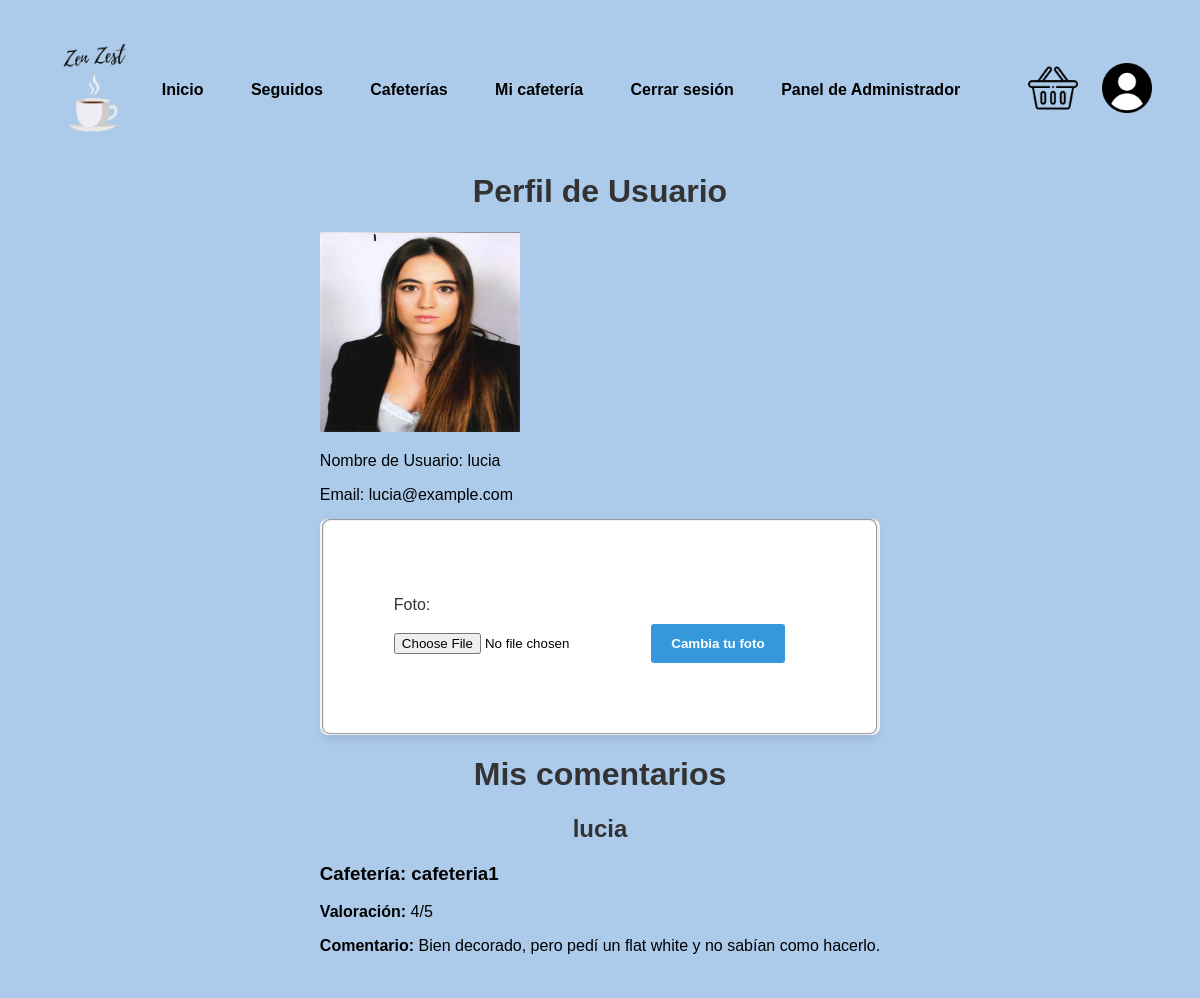
The page /perfil.php (signed in) on the database as committed earlier.
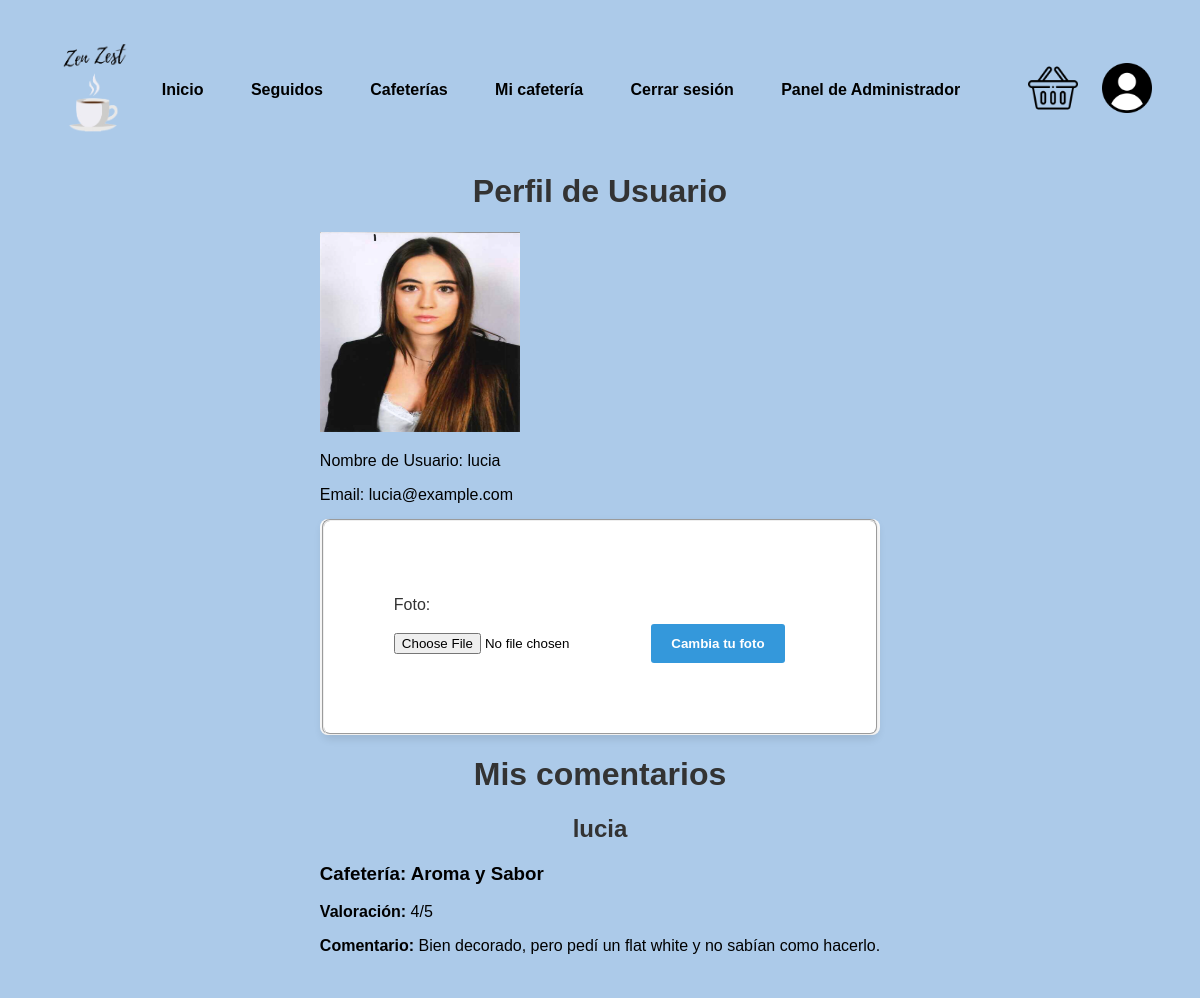
The same page on the database as committed later.
### tables this page shows
CREATE TABLE Comentarios (
    ID INT AUTO_INCREMENT PRIMARY KEY,
    Usuario VARCHAR(50),
    Cafeteria_Comentada VARCHAR(50),
    Valoracion INT,
    Mensaje TEXT,
    FOREIGN KEY (Usuario) REFERENCES Usuario(Nombre),
    FOREIGN KEY (Cafeteria_Comentada) REFERENCES Cafeteria(Nombre)
);

### includes/src/usuarios/Usuario.php (called while the page is built, shortened)
<?php
class Usuario
{
    public static function buscaUsuario($nombreUsuario)
    {
        $conn = Aplicacion::getInstance()->getConexionBd();
        $query = sprintf("SELECT * FROM usuario U WHERE U.Nombre='%s'", $conn->real_escape_string($nombreUsuario));
        $rs = $conn->query($query);
        $result = false;
        if ($rs) {
            $fila = $rs->fetch_assoc();
            if ($fila) {
                $result = new Usuario($fila['Nombre'], $fila['Email'], $fila['Password_hash'], $fila['Foto_de_perfil'], $fila['Rol']);
            }
        } else {
            error_log("Error BD ({$conn->errno}): {$conn->error}");
        }
        return $result;
    }
    private $nombre;
    private $email;
    private $foto;
    private function __construct($nombre, $email, $password, $foto = null, $roles = [])
    {
        $this->nombre = $nombre;
        $this->email = $email;
        $this->foto = $foto;
    }
    public function perfilUsuario() {
        $rutaFoto = $this->foto ? $this->foto : './img/basic/user.png';
        return [
            'rutaFoto' => htmlspecialchars($rutaFoto),
            'nombre' => htmlspecialchars($this->nombre),
            'email' => htmlspecialchars($this->email)
        ];
    }
}

### includes/src/comentarios/Comentarios.php (called while the page is built, shortened)
<?php
class Comentarios {
    private $Usuario;
    private $Cafeteria_Comentada;
    private $Valoracion;
    private $Mensaje;
    public function __construct($ID, $Usuario, $Cafeteria_Comentada, $Valoracion, $Mensaje) {
        $this->Usuario = $Usuario;
        $this->Cafeteria_Comentada = $Cafeteria_Comentada;
        $this->Valoracion = $Valoracion;
        $this->Mensaje = $Mensaje;
    }
    public static function getComentariosPorUsuario($usuario) {
        $conn = Aplicacion::getInstance()->getConexionBd();
        $comentarios = [];
        $query = $conn->prepare("SELECT * FROM Comentarios WHERE Usuario = ?");
        $query->bind_param("s", $usuario);
        $query->execute();
        $resultado = $query->get_result();
        while ($fila = $resultado->fetch_assoc()) {
            $comentarios[] = new Comentarios(
                $fila['ID'],
                $fila['Usuario'],
                $fila['Cafeteria_Comentada'],
                $fila['Valoracion'],
                $fila['Mensaje']
            );
        }
        return $comentarios;
    }
    public function getUsuario() {
        return $this->Usuario;
    }
    public function getCafeteriaComentada() {
        return $this->Cafeteria_Comentada;
    }
    public function getValoracion() {
        return $this->Valoracion;
    }
    public function getMensaje() {
        return $this->Mensaje;
    }
}

### perfil.php (the view, shortened to what this page needs)
<?php
$contenidoPrincipal = <<<EOS
<h1>Perfil de Usuario</h1>
EOS;
if (isset($_SESSION['nombre'])) {
    $nombreUsuario = $_SESSION['nombre'];
    $user =  \es\ucm\fdi\aw\usuarios\Usuario::buscaUsuario($nombreUsuario);
    if ($user) {
        $perfil = $user->perfilUsuario();
        $perfilHTML = "<div class='perfil-usuario'>";
        $perfilHTML .= "<img src='" . $perfil['rutaFoto'] . "' alt='Foto de perfil' style='width: 200px; height: 200px;' class='imagen_perfil' />";
        $perfilHTML .= "<p>Nombre de Usuario: " . $perfil['nombre'] . "</p>";
        $perfilHTML .= "<p>Email: " . $perfil['email'] . "</p>";
        $perfilHTML .= "</div>";
        $contenidoPrincipal .= $perfilHTML;
        $formCambiarFotoPerfil = new \es\ucm\fdi\aw\usuarios\FormularioCambiarFotoPerfil($nombreUsuario);
        $formCambiarFotoPerfil = $formCambiarFotoPerfil->gestiona();
        $contenidoPrincipal .= $formCambiarFotoPerfil;
    } else {
        $contenidoPrincipal .= "<p>Error al cargar el perfil del usuario.</p>";
    }
    $contenidoPrincipal .= "<h1>Mis comentarios </h1>";
    $comentarios = \es\ucm\fdi\aw\comentarios\Comentarios::getComentariosPorUsuario($nombreUsuario);
    if (empty($comentarios)) {
        $contenidoPrincipal .= "<p>Todavía no has realizado ningún comentario.</p>";
    } else {
        foreach ($comentarios as $comentario) {
            $contenidoPrincipal .= "<div class='comentario'>";
            $contenidoPrincipal .= "<h2>" . htmlspecialchars($comentario->getUsuario()) . "</h2>";
            $contenidoPrincipal .= "<h3> Cafetería: " . htmlspecialchars($comentario->getCafeteriaComentada()) . "</h3>";
            $contenidoPrincipal .= "<p><b>Valoración:</b> " . htmlspecialchars($comentario->getValoracion()) . "/5</p>";
            $contenidoPrincipal .= "<p><b>Comentario:</b> " . htmlspecialchars($comentario->getMensaje()) . "</p>";
            $contenidoPrincipal .= "</div>";
        }
    }
} else {
    $contenidoPrincipal = "<p>Por favor, <a href='login.php'>inicia sesión</a> para poder acceder a tu perfil.</p>";
}

Rows that differ between the two databases and show on the page:
changed comentarios "lucia": Cafeteria_Comentada "cafeteria1" → "Aroma y Sabor"
